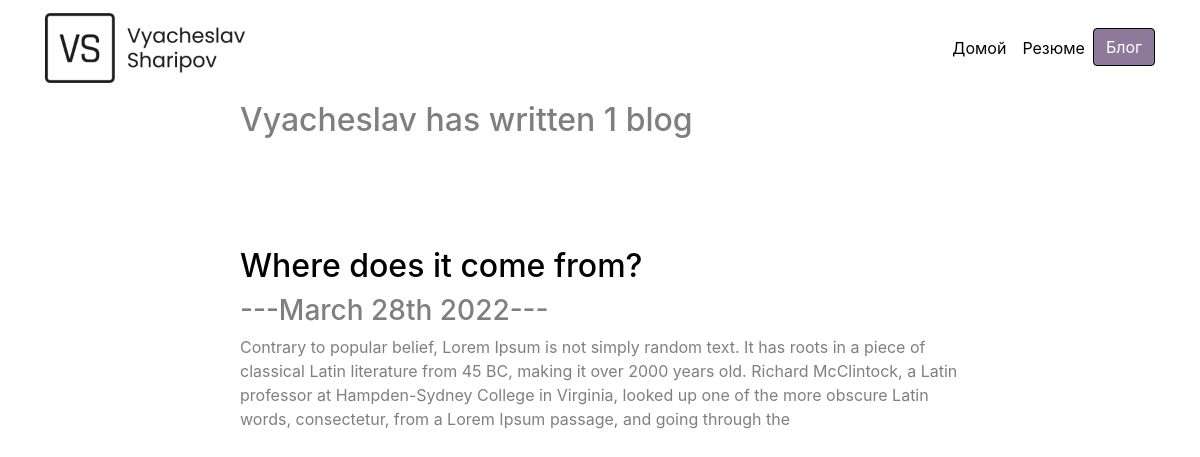
Screenshot of /blog/ with the database file from the repository.
### blog/models.py (models this page shows, shortened)
class Blogs(models.Model):
    title = models.CharField(max_length=100)
    date = models.DateField(auto_now=True)
    description = models.CharField(max_length=350)

### blog/views.py (the view)
# urls.py: path('', views.all_blogs, name='all_blog'),
def all_blogs(requests):
    blogs = Blogs.objects.all()[:5]
    return render(requests, 'blog/all_blogs.html', { 'blogs': blogs })

### blog/templates/blog/all_blogs.html
{% extends 'portfolio/base.html' %}
{% block content %}
<div class="row">
    <h2 style="padding-bottom: 100px">Vyacheslav has written {{ blogs.count }} blog{{ blogs|pluralize }}</h2>
    <div class="row-md">
        {% for blog in blogs %}
            <a href="{% url 'blog:detail' blog.id %}" style="color: black"><h2>{{ blog.title }}</h2></a>
            <h3>---{{ blog.date|date:'F jS Y' }}---</h3>
            <p>{{ blog.description }}</p>
        {% endfor %}
    </div>
</div>
{% endblock %}

### rows the page displays
Blogs: title "Where does it come from?", date "March 28th 2022", description "Contrary to popular belief, Lorem Ipsum is not simply random text. It has roots in a piece of classical Latin literature from 45 BC, making it over 2000 years old. Richard McClintock, a Latin professor at Hampden-Sydney College in Virginia, looked up one of the more obscure Latin words, consectetur, from a Lorem Ipsum passage, and going through the"

### other values shown
{{ blogs.count }} "1"
